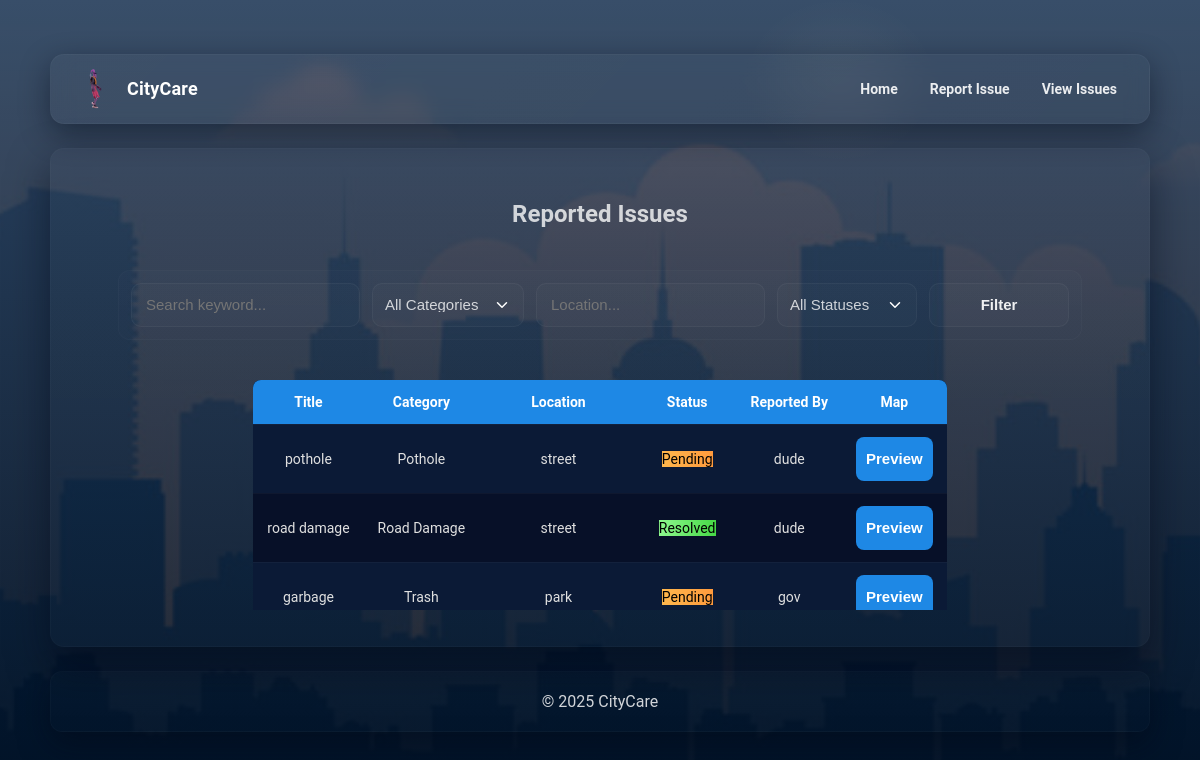
The page /champ/issues.php on the database its author committed.
### tables this page shows
CREATE TABLE `issues` (
  `id` int(11) NOT NULL,
  `title` varchar(255) NOT NULL,
  `description` text NOT NULL,
  `category` varchar(50) NOT NULL,
  `location` varchar(255) NOT NULL,
  `photo` varchar(255) DEFAULT NULL,
  `status` enum('Pending','In Progress','Resolved') NOT NULL DEFAULT 'Pending',
  `user_id` int(11) NOT NULL,
  `created_at` timestamp NOT NULL DEFAULT current_timestamp(),
  `reported_by` varchar(50) DEFAULT NULL,
  `latitude` decimal(10,7) DEFAULT NULL,
  `longitude` decimal(10,7) DEFAULT NULL,
  `lat` decimal(10,7) DEFAULT NULL,
  `lng` decimal(10,7) DEFAULT NULL
);

CREATE TABLE `users` (
  `id` int(11) NOT NULL,
  `username` varchar(50) NOT NULL,
  `email` varchar(100) NOT NULL,
  `password` varchar(255) NOT NULL,
  `role` enum('citizen','worker') NOT NULL DEFAULT 'citizen',
  `created_at` timestamp NOT NULL DEFAULT current_timestamp()
);

### champ/issues.php (the view, shortened to what this page needs)
<?php
include 'db_connect.php';
$search   = $_GET['search'] ?? '';
$location = $_GET['location'] ?? '';
$query = "SELECT issues.*, users.username as reported_by_name FROM issues
          LEFT JOIN users ON issues.user_id = users.id
          WHERE 1=1";
$result = $conn->query($query);
?>
<!DOCTYPE html>
<html>
<head>
    <link rel="stylesheet" href="style.css">
</head>
<body>
<header>
    <h1>
        <img src="photos/Hipster_Walking/Hipster_Walking_1.png" alt="Mascot" id="mascot" style="height:40px;">
        CityCare
    </h1>
    <nav>
        <a href="index.php">Home</a>
        <a href="report.php">Report Issue</a>
        <a href="issues.php">View Issues</a>
    </nav>
</header>
<div class="container">
    <h2>Reported Issues</h2>
    <form method="GET" action="issues.php" class="filter-form">
        <input type="text" name="search" placeholder="Search keyword..." value="<?php echo htmlspecialchars($search); ?>">
        <select name="category">
            <option value="">All Categories</option>
        </select>
        <input type="text" name="location" placeholder="Location..." value="<?php echo htmlspecialchars($location); ?>">
        <select name="status">
            <option value="">All Statuses</option>
        </select>
        <button type="submit" class="btn">Filter</button>
    </form>
    <div class="table-wrapper">
        <table>
            <tr>
                <th>Title</th>
                <th>Category</th>
                <th>Location</th>
                <th>Status</th>
                <th>Reported By</th>
                <th>Map</th>
            </tr>
            <?php while($row = $result->fetch_assoc()):
                $statusVal = $row['status'] ?? 'Unknown';
                $class = ($statusVal == 'Pending') ? 'status-pending' : (($statusVal == 'In Progress') ? 'status-inprogress' : (($statusVal=='Resolved')?'status-resolved':''));
                $lat = isset($row['lat']) && $row['lat'] !== '' ? $row['lat'] : '';
                $lng = isset($row['lng']) && $row['lng'] !== '' ? $row['lng'] : '';
                $locText = !empty($row['location']) ? $row['location'] : '';
            ?>
            <tr>
                <td><?php echo htmlspecialchars($row['title']); ?></td>
                <td><?php echo htmlspecialchars($row['category']); ?></td>
                <td><?php echo htmlspecialchars($locText); ?></td>
                <td>
                <?php if(isset($_SESSION['role']) && $_SESSION['role'] === 'worker'): ?>
                    <form method="POST" action="update_status.php">
                        <input type="hidden" name="issue_id" value="<?php echo $row['id']; ?>">
                        <select name="status" class="<?php echo $class; ?>" onchange="this.form.submit()">
                            <option value="Pending" <?php if($statusVal=='Pending') echo 'selected'; ?>>Pending</option>
                            <option value="In Progress" <?php if($statusVal=='In Progress') echo 'selected'; ?>>In Progress</option>
                            <option value="Resolved" <?php if($statusVal=='Resolved') echo 'selected'; ?>>Resolved</option>
                        </select>
                    </form>
                <?php else: ?>
                    <span class="<?php echo $class; ?>"><?php echo htmlspecialchars($statusVal); ?></span>
                <?php endif; ?>
                </td>
                <td><?php echo !empty($row['reported_by_name']) ? htmlspecialchars($row['reported_by_name']) : 'Unknown'; ?></td>
                <td>
                    <div class="map-actions">
                        <button type="button" class="btn previewBtn"
                            data-lat="<?php echo htmlspecialchars($lat); ?>"
                            data-lng="<?php echo htmlspecialchars($lng); ?>"
                            data-query="<?php echo htmlspecialchars($locText); ?>">
                            Preview
                        </button>
                    </div>
                </td>
            </tr>
            <?php endwhile; ?>
        </table>
    </div>
</div>
<footer>
    &copy; 2025 CityCare
</footer>
</body>
</html>

### champ/issues.php (style rules this page uses)
.table-wrapper { max-height: 500px; overflow-y: auto; margin-top: 16px; }
table { width: 100%; border-collapse: collapse; }
th, td { padding: 8px 12px; text-align: left; }
th { position: sticky; top: 0; background: #1e88e5; color: #fff; z-index: 2; }
tr:nth-child(even) { background: #f2f2f2; }
.status-pending { background-color: #ffe0b2; }
.status-resolved { background-color: #c8e6c9; }
.btn { padding:6px 10px; border-radius:8px; cursor:pointer; background:#1e88e5; color:#fff; border:0; }

### rows shown on the page
issues: title "pothole", category "Pothole", location "street", status "Pending", user.username "dude"
issues: title "road damage", category "Road Damage", location "street", status "Resolved", user.username "dude"
issues: title "garbage", category "Trash", location "park", status "Pending", user.username "gov"
